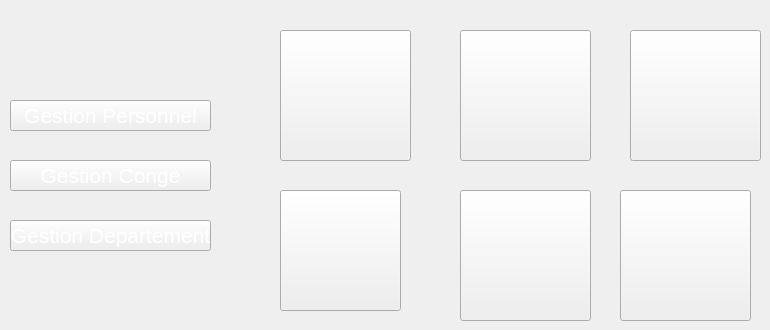
   <widget class="QWidget" name="page_2">
    <widget class="QPushButton" name="pushButton_8">
     <property name="geometry">
      <rect>
       <x>460</x>
       <y>190</y>
       <width>131</width>
       <height>131</height>
      </rect>
     </property>
     <property name="styleSheet">
      <string notr="true">image: url(:/new/prefix1/img/8774.png);</string>
     </property>
     <property name="text">
      <string/>
     </property>
    </widget>
    <widget class="QPushButton" name="pushButton_9">
     <property name="geometry">
      <rect>
       <x>10</x>
       <y>160</y>
       <width>201</width>
       <height>31</height>
      </rect>
     </property>
     <property name="font">
      <font>
       <pointsize>16</pointsize>
       <weight>50</weight>
       <bold>false</bold>
      </font>
     </property>
     <property name="styleSheet">
      <string notr="true">color: rgb(255, 255, 255);
background-image: url(:/new/prefix1/img/selected2.png);
</string>
     </property>
     <property name="text">
      <string>Gestion Conge</string>
     </property>
    </widget>
    <widget class="QPushButton" name="pushButton_10">
     <property name="geometry">
      <rect>
       <x>460</x>
       <y>30</y>
       <width>131</width>
       <height>131</height>
      </rect>
     </property>
     <property name="styleSheet">
      <string notr="true">image: url(:/new/prefix1/img/icon-modif2 (1).png);</string>
     </property>
     <property name="text">
      <string/>
     </property>
    </widget>
    <widget class="QPushButton" name="pushButton_11">
     <property name="geometry">
      <rect>
       <x>280</x>
       <y>190</y>
       <width>121</width>
       <height>121</height>
      </rect>
     </property>
     <property name="styleSheet">
      <string notr="true">image: url(:/new/prefix1/img/icon-afficher2.png);</string>
     </property>
     <property name="text">
      <string/>
     </property>
    </widget>
    <widget class="QPushButton" name="pushButton_12">
     <property name="geometry">
      <rect>
       <x>630</x>
       <y>30</y>
       <width>131</width>
       <height>131</height>
      </rect>
     </property>
     <property name="styleSheet">
      <string notr="true">image: url(:/new/prefix1/img/icon-supp2 (1).png);</string>
     </property>
     <property name="text">
      <string/>
     </property>
    </widget>
    <widget class="QPushButton" name="pushButton_13">
     <property name="geometry">
      <rect>
       <x>280</x>
       <y>30</y>
       <width>131</width>
       <height>131</height>
      </rect>
     </property>
     <property name="styleSheet">
      <string notr="true">image: url(:/new/prefix1/img/icon-ajout2.png);</string>
     </property>
     <property name="text">
      <string/>
     </property>
    </widget>
    <widget class="QPushButton" name="pushButton_14">
     <property name="geometry">
      <rect>
       <x>10</x>
       <y>100</y>
       <width>201</width>
       <height>31</height>
      </rect>
     </property>
     <property name="font">
      <font>
       <pointsize>16</pointsize>
       <weight>50</weight>
       <bold>false</bold>
      </font>
     </property>
     <property name="styleSheet">
      <string notr="true">color: rgb(255, 255, 255);

</string>
     </property>
     <property name="text">
      <string>Gestion Personnel</string>
     </property>
    </widget>
    <widget class="QPushButton" name="departement1">
     <property name="geometry">
      <rect>
       <x>10</x>
       <y>220</y>
       <width>201</width>
       <height>31</height>
      </rect>
     </property>
     <property name="font">
      <font>
       <pointsize>16</pointsize>
       <weight>50</weight>
       <bold>false</bold>
      </font>
     </property>
     <property name="styleSheet">
      <string notr="true">color: rgb(255, 255, 255);

</string>
     </property>
     <property name="text">
      <string>Gestion Departement</string>
     </property>
    </widget>
    <widget class="QPushButton" name="pushButton_225">
     <property name="geometry">
      <rect>
       <x>620</x>
       <y>190</y>
       <width>131</width>
       <height>131</height>
      </rect>
     </property>
     <property name="styleSheet">
      <string notr="true">image: url(:/new/prefix1/img/stat.png);</string>
     </property>
     <property name="text">
      <string/>
     </property>
    </widget>
   </widget>
